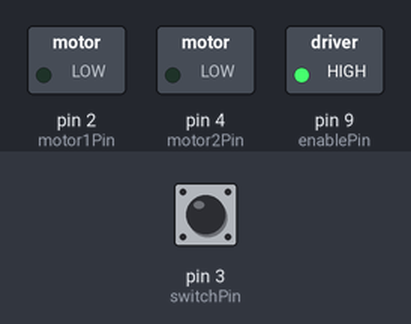
This sketch was run on a simulated Arduino Uno, built with avr-gcc and run on an emulated ATmega328P. Shown: switched loads named in the sketch (green lamp = pin HIGH). Inputs (shaded band) come from the test bench; at power-on: pin 3 (switchPin) LOW. What the sketch prints to the serial monitor is not drawn.

Above: at 1.2 s.
1.3 s: pin 3 (switchPin) pulled HIGH for 0.15 s
At 2.3 s:
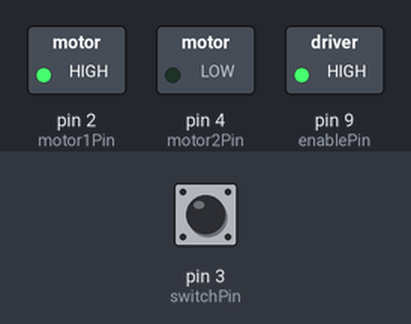
Timing chart, 0 to 4.3 s (numbered marks = the images above; inputs shaded):
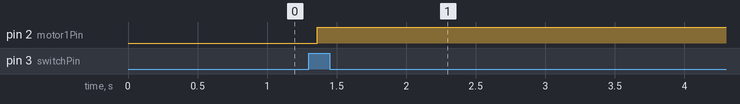

The sketch:

E5_motor_control.ino
```cpp
const int motor1Pin = 2;    // H-bridge leg 1 (pin 2)
const int switchPin = 3;    // switch input
const int motor2Pin = 4;    // H-bridge leg 2 (pin 7)
const int enablePin = 9;    // H-bridge enable pin
int pinValue;
bool currSwitchState = LOW;
bool prevSwitchState = LOW;
//In the setup(), set all the pins for the H-bridge as outputs, and the pin for the switch as an input. The set the enable pin high so the H-bridge can turn the motor on.

void setup() {
  Serial.begin(9600);
  // set the switch as an input:
  pinMode(switchPin, INPUT);

  // set all the other pins as outputs:
  pinMode(motor1Pin, OUTPUT);
  pinMode(motor2Pin, OUTPUT);
  pinMode(enablePin, OUTPUT);
  // set enablePin high so that motor can turn on:
  digitalWrite(enablePin, HIGH);
}

void reset() { //reset the state of the motors
  digitalWrite(enablePin, LOW);
  digitalWrite(motor1Pin, LOW);
  digitalWrite(motor2Pin, LOW);
  digitalWrite(enablePin, HIGH);
}
void loop() {
  //  pinValue = digitalRead(switchPin);
  //  delay(1000);
  //set the speed of the motor
  analogWrite(enablePin, 255);

  Serial.println(pinValue);
  currSwitchState = digitalRead(switchPin);
  // check if the switch was flipped
  if (currSwitchState != prevSwitchState) {
    delay(60);
    currSwitchState = digitalRead(switchPin);
  }
  // if the switch is up, motor will turn clockwise:
  if (prevSwitchState == HIGH && currSwitchState == LOW) {
    reset();
    digitalWrite(motor1Pin, LOW);   // set leg 1 of the H-bridge low
    digitalWrite(motor2Pin, HIGH);  // set leg 2 of the H-bridge high
  }
  // if the switch is down, motor will turn counterclockwise:
  else if (prevSwitchState == LOW && currSwitchState == HIGH) {
    reset();
    digitalWrite(motor1Pin, HIGH);  // set leg 1 of the H-bridge high
    digitalWrite(motor2Pin, LOW);   // set leg 2 of the H-bridge low
  }
}
```

Measured:
- after the input at 1.3 s, pin 2 (motor1Pin): LOW → HIGH after 0.06 s
